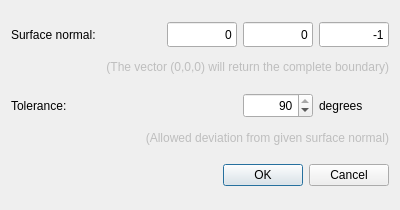
<?xml version="1.0" encoding="UTF-8"?>
<ui version="4.0">
 <class>SurfaceExtraction</class>
 <widget class="QDialog" name="SurfaceExtraction">
  <property name="geometry">
   <rect>
    <x>0</x>
    <y>0</y>
    <width>400</width>
    <height>210</height>
   </rect>
  </property>
  <property name="minimumSize">
   <size>
    <width>400</width>
    <height>210</height>
   </size>
  </property>
  <property name="maximumSize">
   <size>
    <width>400</width>
    <height>210</height>
   </size>
  </property>
  <property name="windowTitle">
   <string>Extract surfaces...</string>
  </property>
  <layout class="QGridLayout" name="gridLayout">
   <property name="verticalSpacing">
    <number>2</number>
   </property>
   <item row="0" column="2">
    <widget class="QLineEdit" name="yNormalEdit">
     <property name="minimumSize">
      <size>
       <width>70</width>
       <height>25</height>
      </size>
     </property>
     <property name="maximumSize">
      <size>
       <width>70</width>
       <height>16777215</height>
      </size>
     </property>
     <property name="text">
      <string notr="true">0</string>
     </property>
     <property name="alignment">
      <set>Qt::AlignRight|Qt::AlignTrailing|Qt::AlignVCenter</set>
     </property>
    </widget>
   </item>
   <item row="0" column="0">
    <widget class="QLabel" name="surfaceNormalLabel">
     <property name="font">
      <font>
       <pointsize>9</pointsize>
       <weight>50</weight>
       <bold>false</bold>
      </font>
     </property>
     <property name="text">
      <string>Surface normal:</string>
     </property>
    </widget>
   </item>
   <item row="0" column="3">
    <widget class="QLineEdit" name="zNormalEdit">
     <property name="minimumSize">
      <size>
       <width>70</width>
       <height>25</height>
      </size>
     </property>
     <property name="maximumSize">
      <size>
       <width>70</width>
       <height>16777215</height>
      </size>
     </property>
     <property name="text">
      <string notr="true">-1</string>
     </property>
     <property name="alignment">
      <set>Qt::AlignRight|Qt::AlignTrailing|Qt::AlignVCenter</set>
     </property>
    </widget>
   </item>
   <item row="4" column="1" colspan="3">
    <widget class="QDialogButtonBox" name="buttonBox">
     <property name="orientation">
      <enum>Qt::Horizontal</enum>
     </property>
     <property name="standardButtons">
      <set>QDialogButtonBox::Cancel|QDialogButtonBox::Ok</set>
     </property>
    </widget>
   </item>
   <item row="0" column="1">
    <widget class="QLineEdit" name="xNormalEdit">
     <property name="minimumSize">
      <size>
       <width>70</width>
       <height>25</height>
      </size>
     </property>
     <property name="maximumSize">
      <size>
       <width>70</width>
       <height>16777215</height>
      </size>
     </property>
     <property name="text">
      <string notr="true">0</string>
     </property>
     <property name="alignment">
      <set>Qt::AlignRight|Qt::AlignTrailing|Qt::AlignVCenter</set>
     </property>
    </widget>
   </item>
   <item row="2" column="0">
    <widget class="QLabel" name="toleranceLabel">
     <property name="font">
      <font>
       <pointsize>9</pointsize>
      </font>
     </property>
     <property name="text">
      <string>Tolerance:</string>
     </property>
    </widget>
   </item>
   <item row="2" column="3">
    <widget class="QLabel" name="degreesLabel">
     <property name="font">
      <font>
       <pointsize>9</pointsize>
      </font>
     </property>
     <property name="text">
      <string>degrees</string>
     </property>
    </widget>
   </item>
   <item row="1" column="0" colspan="4">
    <widget class="QLabel" name="surfaceNormalExplLabel">
     <property name="enabled">
      <bool>false</bool>
     </property>
     <property name="minimumSize">
      <size>
       <width>0</width>
       <height>20</height>
      </size>
     </property>
     <property name="maximumSize">
      <size>
       <width>16777215</width>
       <height>20</height>
      </size>
     </property>
     <property name="text">
      <string>(The vector (0,0,0) will return the complete boundary)</string>
     </property>
     <property name="alignment">
      <set>Qt::AlignRight|Qt::AlignTop|Qt::AlignTrailing</set>
     </property>
    </widget>
   </item>
   <item row="2" column="2">
    <widget class="QSpinBox" name="degreesSpinBox">
     <property name="minimumSize">
      <size>
       <width>70</width>
       <height>25</height>
      </size>
     </property>
     <property name="maximumSize">
      <size>
       <width>70</width>
       <height>16777215</height>
      </size>
     </property>
     <property name="alignment">
      <set>Qt::AlignRight|Qt::AlignTrailing|Qt::AlignVCenter</set>
     </property>
     <property name="maximum">
      <number>90</number>
     </property>
     <property name="value">
      <number>90</number>
     </property>
    </widget>
   </item>
   <item row="3" column="0" colspan="4">
    <widget class="QLabel" name="toleranceExplLabel">
     <property name="enabled">
      <bool>false</bool>
     </property>
     <property name="minimumSize">
      <size>
       <width>0</width>
       <height>20</height>
      </size>
     </property>
     <property name="maximumSize">
      <size>
       <width>16777215</width>
       <height>20</height>
      </size>
     </property>
     <property name="text">
      <string>(Allowed deviation from given surface normal)</string>
     </property>
     <property name="alignment">
      <set>Qt::AlignRight|Qt::AlignTop|Qt::AlignTrailing</set>
     </property>
    </widget>
   </item>
  </layout>
 </widget>
 <tabstops>
  <tabstop>xNormalEdit</tabstop>
  <tabstop>yNormalEdit</tabstop>
  <tabstop>zNormalEdit</tabstop>
  <tabstop>degreesSpinBox</tabstop>
  <tabstop>buttonBox</tabstop>
 </tabstops>
 <resources/>
 <connections>
  <connection>
   <sender>buttonBox</sender>
   <signal>accepted()</signal>
   <receiver>SurfaceExtraction</receiver>
   <slot>accept()</slot>
   <hints>
    <hint type="sourcelabel">
     <x>248</x>
     <y>254</y>
    </hint>
    <hint type="destinationlabel">
     <x>157</x>
     <y>274</y>
    </hint>
   </hints>
  </connection>
  <connection>
   <sender>buttonBox</sender>
   <signal>rejected()</signal>
   <receiver>SurfaceExtraction</receiver>
   <slot>reject()</slot>
   <hints>
    <hint type="sourcelabel">
     <x>316</x>
     <y>260</y>
    </hint>
    <hint type="destinationlabel">
     <x>286</x>
     <y>274</y>
    </hint>
   </hints>
  </connection>
 </connections>
</ui>
